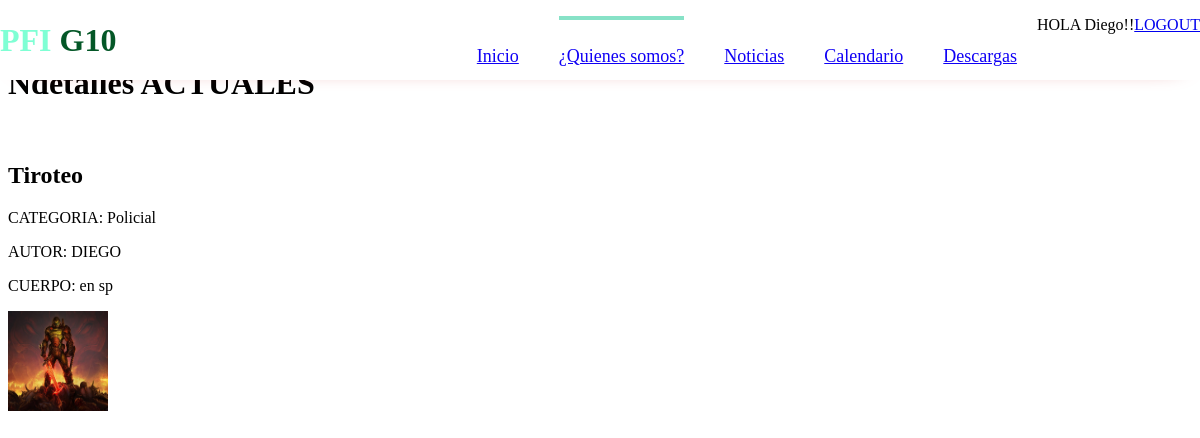
/Noticias/detalle/1 (signed in), run on the app's committed database.
### apps/usuarios/models.py (models this page shows)
class Usuario(AbstractUser):
    pass

### apps/noticias/models.py (models this page shows, shortened)
class Noticia(models.Model):
	titulo = models.CharField(max_length = 120)
	creado = models.DateField(auto_now_add = True)
	cuerpo = models.TextField()
	autor = models.CharField(max_length = 50, null=True, blank = True)
	imagen = models.ImageField(upload_to = 'noticias', null=True, blank = True)
	categoria = models.ForeignKey(Categoria, on_delete = models.CASCADE, null = True)

class Categoria(models.Model):
	nombre = models.CharField(max_length = 60)
	descripcion = models.CharField(max_length = 250, null = True, blank = True)

### apps/noticias/views.py (the view)
# urls.py: path('detalle/<int:pk>', views.Detalle_Noticia_Clase.as_view(), name = 'detalle_noticia'),
class Detalle_Noticia_Clase(LoginRequiredMixin, DetailView):
	model = Noticia
	template_name = 'noticias/detalle_noticia.html'

### templates/noticias/detalle_noticia.html
{% extends 'base.html' %}
{% load static %}
{% block contenido %}
	<h1>Ndetalles ACTUALES</h1>
	<br>
    <h2>{{object.titulo}}</h2>
		<p>CATEGORIA: {{ object.categoria.nombre }}</p>
		{% if object.autor %}
			<p>AUTOR: {{ object.autor }}</p>
		{% endif %}
		<p>CUERPO: {{ object.cuerpo }}</p>
		{% if object.imagen %}
			<img src="{{ object.imagen.url }}" width="100px" height="100px">
		{% else %}
			<p>NO TIENE IMAGEN </p>
		{% endif %}
{% endblock contenido %}

### templates/base.html (shortened to what this page needs)
{% load static %}
<!DOCTYPE html>
<html>
<head>
	<link rel="stylesheet" type="text/css" href="{% static 'css/main.css' %}">
</head>
<body>
 <header>
	<div class="header-content">
		<div class="logo">
			<h1>PFI <b>G10</b> </h1>
		</div>
		<div class="menu">
			<nav>
				<ul>
					<li><a href="{% url 'home' %}">Inicio</a></li>
					<li class = "menu-selected"><a href="#" class="text-menu-selected">¿Quienes somos?</a></li>
					<li><a href="{% url 'noticias:listar_noticias' %}">Noticias</a></li>
					<li><a href="#">Calendario</a></li>
					<li><a href="#">Descargas</a></li>
					{% if user.is_authenticated %}
					<span>HOLA {{user.username}}!!</span>
					<a href="{% url 'logout' %}">LOGOUT</a>
				{% else %}
					<a href="{% url 'login' %}">LOGIN</a>
				{% endif %}
				</ul>
			</nav>
		</div>
	</div>
</header>
	<br><br>
	{% block contenido %}
	{% endblock contenido %}
</body>
</html>

### static/css/main.css (style rules this page uses)
header { position: fixed; top: 0; left: 0; width: 100%; height: 80px; background: rgb(255, 255, 255); box-shadow: 0 4px 25px -22px rgb(180, 0, 0); z-index: 2; }
.header-content { max-width: 1200px; margin: auto; display: flex; justify-content: space-between; }
.logo { height: 80px; display: flex; justify-content: center; align-items: center; }
.logo h1 b { color: #045727; }
.logo h1 { color: aquamarine; }
.menu { height: 80px; }
.menu nav { height: 100%; }
.menu nav ul { height: 100%; display: flex; list-style: none; }
.menu nav ul li { height: 100%; margin: 0px 20px; display: flex; justify-content: center; align-items: center; position: relative; }
.menu-selected:before { content: ''; width: 100%; height: 4px; background: #87e2c7; position: absolute; top: 0; left: 0; }
.menu nav ul li a { color: #1000f5; font-size: 18px; transition: color 300ms; }

### data on the page
Usuario: username "Diego"
Noticia: titulo "Tiroteo", categoria.nombre "Policial", autor "DIEGO", cuerpo "en sp", imagen (picture)
